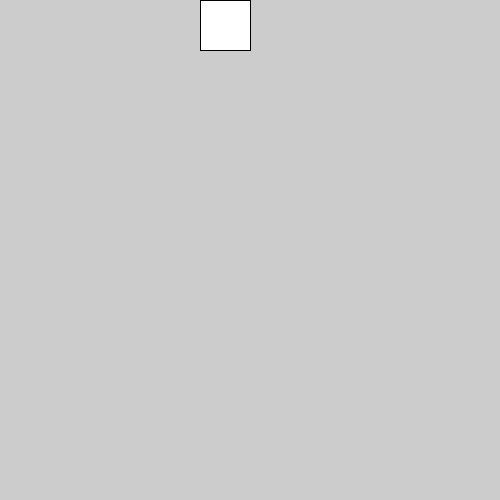
Frame 1 (no input)
Frame 60 (the mouse pressed at the canvas centre just before this capture): identical to frame 1, image omitted
Frame 120 (the mouse held since frame 60 and released just before this capture): identical to frame 1, image omitted

The Processing sketch that drew this single still picture (run headless with seeded random() and noise(); from frame 60 on, the mouse is pressed at the canvas centre):

// Processing sketch: Scroll_Function
// ── Scroll_Function.pde
int YOffset;
int YScrollPage;
void setup() {
  size(500, 500);
}

void draw() {
rect(200,YScrollPage,50,50);
} 

void mousePressed() {
  YOffset = mouseY - YScrollPage;

}
void mouseDragged() {
  YScrollPage = mouseY- YOffset; 
    
}
